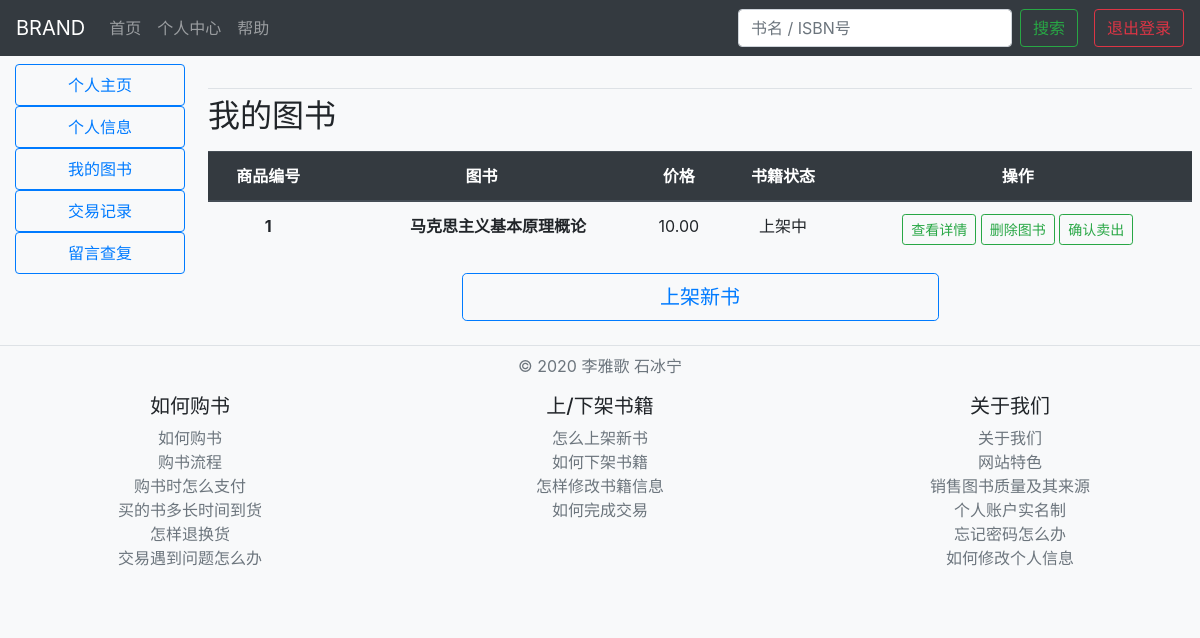
/center/my_book/11 (signed in), run on the app's committed database.
### goods/models.py (models this page shows)
class Goods(models.Model):
    type = ((1, "上架中"), (2, "待处理"), (3, "已下架") )
    book = models.ForeignKey('Book', on_delete=models.CASCADE)
    merchant = models.ForeignKey(User, on_delete=models.DO_NOTHING)
    price = models.DecimalField(max_digits=19, decimal_places=2)
    description = models.TextField(blank=False)
    picture_1 = models.ImageField(upload_to='goods_images', blank=False)
    picture_2 = models.ImageField(upload_to='goods_images', blank=True)
    status = models.IntegerField(choices=type)

class Book(models.Model):
    status = ((1, "上架中"), (2, "待处理"), (3, "已下架"))
    book_status = models.IntegerField(choices=status, default=2)
    book_type = models.ForeignKey(BookType, on_delete=models.DO_NOTHING)
    full_title = models.CharField(max_length=255)
    ISBN_num = models.CharField(max_length=13, unique=True)
    publisher = models.CharField(max_length=255)
    authors = models.CharField(max_length=255)
    picture = models.ImageField(upload_to='books_images')
    original_price = models.DecimalField(max_digits=19, decimal_places=2)
    sale_volume = models.IntegerField(default=0)

### center/views.py (the view, shortened to what this page needs)
# urls.py: path('my_book/<int:user_id>', MyBookView.as_view(), name='my_book'),
class MyBookView(TemplateView):
    template_name = "my_book.html"
    def get(self, request, *args, **kwargs):
        context = super().get_context_data(**kwargs)
        user_id = context['user_id']
        if request.user.is_authenticated and request.user.pk == user_id:
            context['my_goods'] = Goods.objects.filter(merchant=user_id)
            return self.render_to_response(context)
        else:
            return redirect('/')

### center/templates/my_book.html (shortened to what this page needs)
{% extends 'center.html' %}
{% block mainbody %}
<main role="main" class="col-md-10 ml-sm-auto px-2">
  <h2 class="border-top mt-4 pt-2">我的图书</h2>
  {% if my_goods %}
  <table class="table text-center my-3">
    <thead class="thead-dark">
      <tr>
        <th scope="col">商品编号</th>
        <th scope="col" colspan="2">图书</th>
        <th scope="col">价格</th>
        <th scope="col">书籍状态</th>
        <th scope="col">操作</th>
      </tr>
    </thead>
    <tbody>
      {% for my_good in my_goods %}
      <tr>
        <td><strong>{{ forloop.counter }}</strong></td>
        <td>
        </td>
        <td><strong>{{ my_good.book.full_title }}</strong></td>
        <td>{{ my_good.price }}</td>
        <td>{{ my_good.get_status_display }}</td>
        <td>
          <a class="btn btn-sm btn-outline-success" role="button" href="{% url 'good_detail' my_good.book.pk %}">
            查看详情
          </a>
          <button class="btn btn-sm btn-outline-success" type="button" data-toggle="modal" data-target="#confirmDeleteGood-{{ my_good.pk }}">
            删除图书
          </button>
          <a class="btn btn-sm btn-outline-success" role="button" href="{% url 'sell_good' my_good.pk %}">
            确认卖出
          </a>
        </td>
      </tr>
      {% endfor %}
    </tbody>
  </table>
  {% else %}
  <p class="alert alert-warning text-center my-3">{{ user.username }}，您暂无书本上架</p>
  {% endif %}
  <div class="row justify-content-center">
    <div class="col-md-6">
      <a class="btn btn-lg btn-block btn-outline-primary" href="{% url 'create_new_book' %}">上架新书</a>
    </div>
  </div>
</main>
{% endblock %}

### data on the page
Goods: book.full_title "马克思主义基本原理概论", price "10.00", status "上架中"
